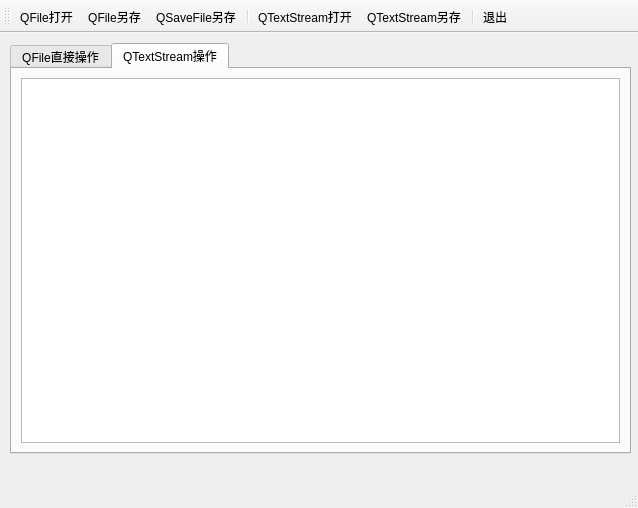
<?xml version="1.0" encoding="UTF-8"?>
<ui version="4.0">
 <class>MainWindow</class>
 <widget class="QMainWindow" name="MainWindow">
  <property name="geometry">
   <rect>
    <x>0</x>
    <y>0</y>
    <width>638</width>
    <height>508</height>
   </rect>
  </property>
  <property name="windowTitle">
   <string>MainWindow</string>
  </property>
  <widget class="QWidget" name="centralwidget">
   <widget class="QTabWidget" name="tabWidget">
    <property name="geometry">
     <rect>
      <x>10</x>
      <y>10</y>
      <width>621</width>
      <height>411</height>
     </rect>
    </property>
    <property name="currentIndex">
     <number>1</number>
    </property>
    <widget class="QWidget" name="tab">
     <attribute name="icon">
      <iconset resource="res.qrc">
       <normaloff>:/icon/images/file-file.png</normaloff>:/icon/images/file-file.png</iconset>
     </attribute>
     <attribute name="title">
      <string>QFile直接操作</string>
     </attribute>
     <layout class="QVBoxLayout" name="verticalLayout">
      <item>
       <widget class="QPlainTextEdit" name="textEditDevice"/>
      </item>
     </layout>
    </widget>
    <widget class="QWidget" name="tab_2">
     <attribute name="icon">
      <iconset resource="res.qrc">
       <normaloff>:/icon/images/editFile.png</normaloff>:/icon/images/editFile.png</iconset>
     </attribute>
     <attribute name="title">
      <string>QTextStream操作</string>
     </attribute>
     <layout class="QVBoxLayout" name="verticalLayout_2">
      <item>
       <widget class="QPlainTextEdit" name="textEditStream"/>
      </item>
     </layout>
    </widget>
   </widget>
  </widget>
  <widget class="QStatusBar" name="statusbar"/>
  <widget class="QToolBar" name="mainToolBar">
   <property name="windowTitle">
    <string>toolBar</string>
   </property>
   <property name="toolButtonStyle">
    <enum>Qt::ToolButtonTextUnderIcon</enum>
   </property>
   <attribute name="toolBarArea">
    <enum>TopToolBarArea</enum>
   </attribute>
   <attribute name="toolBarBreak">
    <bool>false</bool>
   </attribute>
   <addaction name="actOpen_IODevice"/>
   <addaction name="actSave_IODevice"/>
   <addaction name="actSave_TextSafe"/>
   <addaction name="separator"/>
   <addaction name="actOpen_TextStream"/>
   <addaction name="actSave_TextStream"/>
   <addaction name="separator"/>
   <addaction name="actQuit"/>
  </widget>
  <action name="actOpen_IODevice">
   <property name="icon">
    <iconset resource="res.qrc">
     <normaloff>:/icon/images/files.png</normaloff>:/icon/images/files.png</iconset>
   </property>
   <property name="text">
    <string>QFile打开</string>
   </property>
   <property name="toolTip">
    <string>用QFile打开文本文件</string>
   </property>
  </action>
  <action name="actSave_IODevice">
   <property name="icon">
    <iconset resource="res.qrc">
     <normaloff>:/icon/images/saveFile.png</normaloff>:/icon/images/saveFile.png</iconset>
   </property>
   <property name="text">
    <string>QFile另存</string>
   </property>
   <property name="toolTip">
    <string>用QFile另存文件</string>
   </property>
  </action>
  <action name="actSave_TextSafe">
   <property name="icon">
    <iconset resource="res.qrc">
     <normaloff>:/icon/images/files-save.png</normaloff>:/icon/images/files-save.png</iconset>
   </property>
   <property name="text">
    <string>QSaveFile另存</string>
   </property>
   <property name="toolTip">
    <string>用QSaveFile另存</string>
   </property>
  </action>
  <action name="actQuit">
   <property name="icon">
    <iconset resource="res.qrc">
     <normaloff>:/icon/images/exit.png</normaloff>:/icon/images/exit.png</iconset>
   </property>
   <property name="text">
    <string>退出</string>
   </property>
   <property name="toolTip">
    <string>退出</string>
   </property>
  </action>
  <action name="actOpen_TextStream">
   <property name="icon">
    <iconset resource="res.qrc">
     <normaloff>:/icon/images/files-open.png</normaloff>:/icon/images/files-open.png</iconset>
   </property>
   <property name="text">
    <string>QTextStream打开</string>
   </property>
   <property name="toolTip">
    <string>用QTextStream打开文本文件</string>
   </property>
  </action>
  <action name="actSave_TextStream">
   <property name="icon">
    <iconset resource="res.qrc">
     <normaloff>:/icon/images/add_folder1.png</normaloff>:/icon/images/add_folder1.png</iconset>
   </property>
   <property name="text">
    <string>QTextStream另存</string>
   </property>
   <property name="toolTip">
    <string>用QTextStream另存文件</string>
   </property>
  </action>
 </widget>
 <resources>
  <include location="res.qrc"/>
 </resources>
 <connections>
  <connection>
   <sender>actQuit</sender>
   <signal>changed()</signal>
   <receiver>MainWindow</receiver>
   <slot>close()</slot>
   <hints>
    <hint type="sourcelabel">
     <x>-1</x>
     <y>-1</y>
    </hint>
    <hint type="destinationlabel">
     <x>318</x>
     <y>253</y>
    </hint>
   </hints>
  </connection>
 </connections>
</ui>
